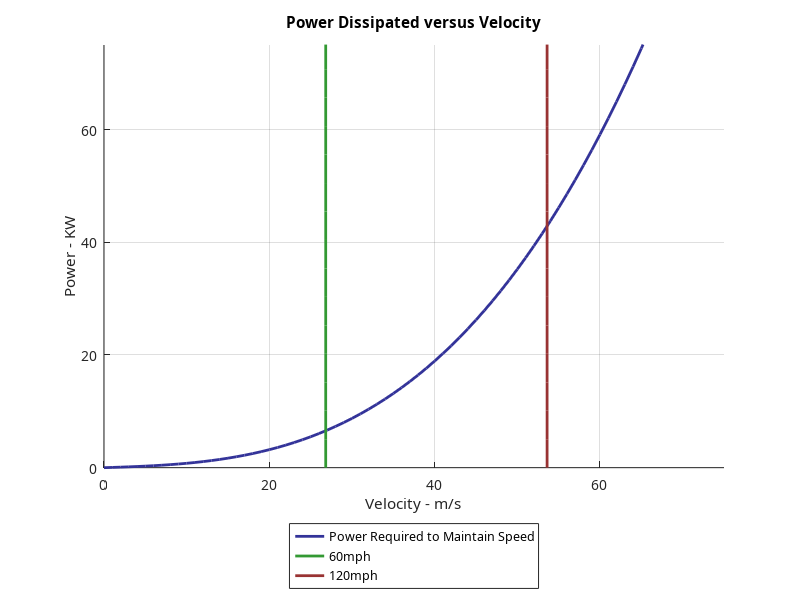

Reproduce this figure in MATLAB.
%--------------------------------------------------------------------
% Resistance racing simulation
% Connor Archard 10/23/14
%
% References: 
% Motorcycle Dynamics by Vittore Cossalter
%
% Notes:
%
%
%--------------------------------------------------------------------
clc;
clear all;
close all;

% Plotting Parameters
% -------------------------------------------------------------------
plot_mode = 1;

% Bike Parameters
% -------------------------------------------------------------------
weight = 226.8;     % 500lbs in kg
hub_rad = 0.4572;   % inner diameter of the tires
rolling_rad = 0.53;   % radius of the wheel
cross_section = 0.75;   % cross sectional area in m^2
%torque_curve = [];  % torque curve from a motor would go here indexed by RPM
%gear_ratio = 0; % a factor to convert engine RPM to velocity -need wheel rad
timestep = .1; % seconds

% Current Values
% -------------------------------------------------------------------
x_pos = 0;
y_pos = 0;
x_velocity = 0;
y_velocity = 0;
v_goal = 0;
x_accel = 0;
y_accel = 0;
power_consumed = 0;
Force_total_X = 0;    % Force totalled over the current frame
Force_total_Y = 0;

% The course
% -------------------------------------------------------------------
%course_x = [];
%course_y = [];

% The main loop
% -------------------------------------------------------------------
%for i = 0:length(course_x)
    %[v_goal_x, v_goal_y] = getGoalVelocity();
    %if (v_goal_x<x_velocity & v_goal_y<y_velocity)
        % engine is on code here
    %else
       % Braking code here 
   % end
   % Force_total_X = Force_total_X + F_drag_X + F_roll_X;
   % Force_total_Y = Force_total_Y + F_drag_Y + F_roll_Y;
    
   % x_accel = Force_total_X * weight;
   % y_accel = Force_total_Y * weight;
    
   % x_velocity = x_velocity + x_accel * timestep;
   % y_velocity = y_velocity + y_accel * timestep;
    
   % x_pos = x_pos + x_velocity * timestep;
   % y_pos = y_pos + y_velocity * timestep;
%end
velocity = linspace(0,99);     % speed in m/s
c_roll = 0.2+0.2.*(velocity./60.67);   % rolling fric
F_roll = c_roll * weight;

c_drag = .56; % from bike forum, speculated range is .55 to .65
area = .75; %1.05; % 2.5ft wide, 4.5ft tall rhombus
rho = 1.184; % mass density of air at 25C

F_drag = .5.*rho.*velocity.^2.*c_drag.*area;

F_total = F_roll + F_drag;

Power = (F_total .* velocity)./1000;

if(plot_mode)
    set(0,'DefaultAxesFontName','Iskoola Pota')

    hold on
    plot(velocity,Power,'color',([.2 .2 .6]),'linewidth',2)
    plot(26.82*ones(1,100),linspace(0,500),'color',([.2 .6 .2]),'linewidth',2)
    plot(53.6*ones(1,100),linspace(0,500),'color',([.6 .2 .2]),'linewidth',2)
    hold off
    grid on
    legend('Power Required to Maintain Speed','60mph','120mph','Location','SouthOutside')
    xlim([0 75]);
    ylim([0 75]);
    title('Power Dissipated versus Velocity')
    ylabel('Power - KW')
    xlabel('Velocity - m/s')
end